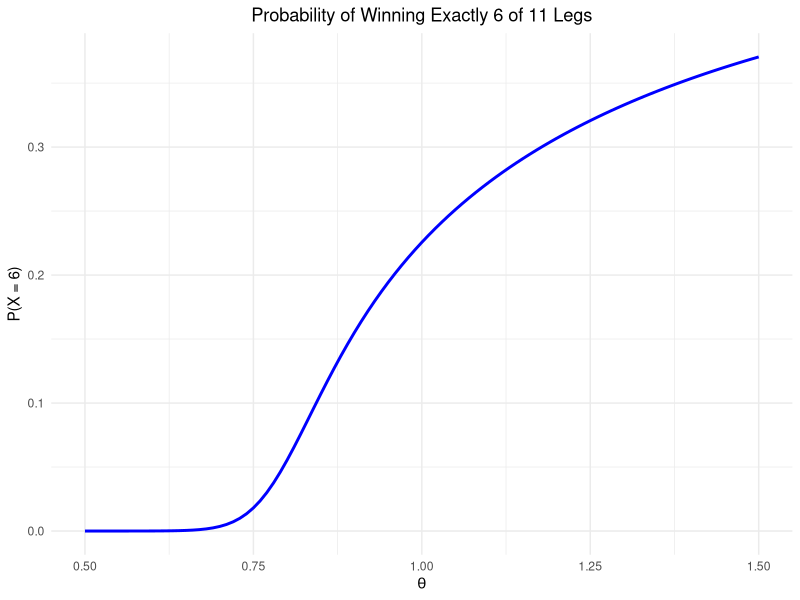

This chart was generated by the following R code:
## ---- chunk 1
#| echo: false

default_chunk_hook  <- knitr::knit_hooks$get("chunk")

latex_font_size <- c("Huge", "huge", "LARGE", "Large", 
                     "large", "normalsize", "small", 
                     "footnotesize", "scriptsize", "tiny")

knitr::knit_hooks$set(chunk = function(x, options) {
  x <- default_chunk_hook(x, options)
  if(options$size %in% latex_font_size) {
    paste0("\n \\", options$size, "\n\n", 
      x, 
      "\n\n \\normalsize"
    )
  } else {
    x
  }
})
## ---- chunk 2
#| label: load-packages
#| include: false
library(tidyverse)
library(patchwork)
## ---- chunk 3
daltbinom <- function(x, size, prob, theta){
  normalizing.constant <- 0
  for(j in 0:size){
    normalizing.constant <- normalizing.constant + 
      choose(size, j) * prob^j * (1-prob)^(size-j) * theta^(j*(size-j))
  }
  # Probability Mass at x=x
  (1/normalizing.constant) *
    choose(size, x) * prob^x * (1-prob)^(size-x) * theta^(x*(size-x)) *
      (x>=0)*(x<=size)
}
## ---- chunk 4
daltbbinom.single <- function(x, size, alpha, beta, theta){
    integrand <- function(p) {
    sapply(p, # integrate will pass in a vector, so we use sapply to apply the following
           function(p_val){
             # f(x|p) * f(p|alpha, beta)
             daltbinom(x, size, p_val, theta) * dbeta(p_val, alpha, beta)
           }
    )
  }
  # Probability Mass at x=x
  # integrate(integrand, lower = 0, upper = 1)$value * (x>=0)*(x<=size)
  # I shrink the bounds below to avoid log(0)=-infinty
  # I use try() to catch when there is an error and avoid crashing
  res <- try(integrate(integrand, lower = 1e-7, upper = 1 - 1e-7)$value * 
                  (x>=0)*(x<=size), 
             silent = TRUE)
  # If there is an error, return a near-zero probability
  if(inherits(res, "try-error")) return(0.1^6)
  
  res
}
# Write a function that works on a vector
daltbbinom <- function(x, size, alpha, beta, theta){
  sapply(X=x, FUN=daltbbinom.single, size=size, alpha=alpha, beta=beta, theta=theta)
}
## ---- chunk 5

library(ggplot2)
library(tidyverse)

#thank you for the hard part
daltbinom <- function(x, size, prob, theta){
  normalizing.constant <- 0
  for(j in 0:size){
    normalizing.constant <- normalizing.constant + 
      choose(size, j) * prob^j * (1-prob)^(size-j) * theta^(j*(size-j))
  }
  # Probability Mass at x=x
  (1/normalizing.constant) *
    choose(size, x) * prob^x * (1-prob)^(size-x) * theta^(x*(size-x)) *
      (x>=0)*(x<=size)
}

# Parameters for best-of-11 (win 6 legs)
x = 6; size = 11; prob = 0.5
theta_seq = seq(0.5, 1.5, by = 0.01)

# Compute probabilities and make data frame
probs = sapply(theta_seq, function(th) daltbinom(x, size, prob, th))
df = tibble(theta = theta_seq, prob_win = probs)

# ggplot with geom_line
ggplot(df, aes(x = theta, y = prob_win)) +
  geom_line(linewidth = 1, color = "blue") +
  labs(x = expression(theta), 
       y = "P(X = 6)",
       title = "Probability of Winning Exactly 6 of 11 Legs") +
  theme_minimal() +
  theme(plot.title = element_text(hjust = 0.5))


## ---- chunk 6


## ---- chunk 7


## ---- chunk 8


## ---- chunk 9


## ---- chunk 10


## ---- chunk 11


## ---- chunk 12
